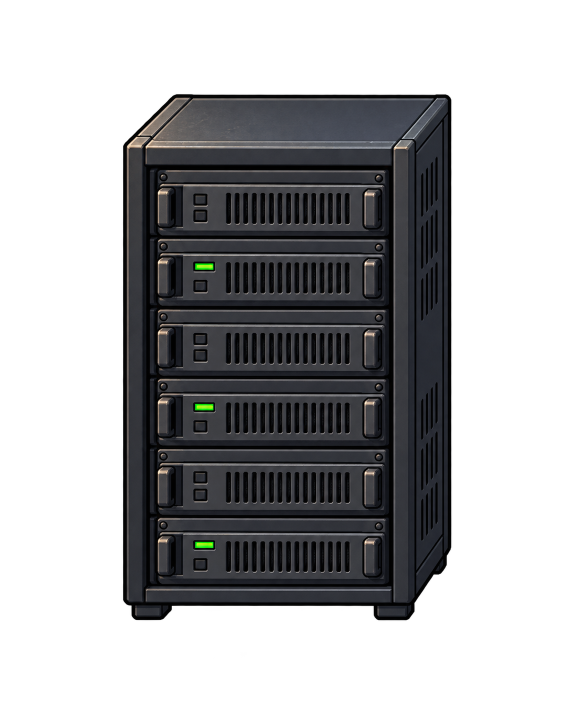
#> input picture assets/company-office-reference-v3/server/sources/server-rack-source.png, 1122 x 1402 px (shown at 1/2 size)
$ python normalize_server.py
#> lines starting #> are read from the running program, lines starting #| are printed output that depends on the picture
#!/usr/bin/env python3
"""Normalize AI-generated rack via transparent-margin crop and uniform scaling.

No geometry is drawn, no RGB repaint, no background keying, no rotation/mirror.
Only server assets and the one authorized runtime image are written.
"""
from pathlib import Path
from PIL import Image
import hashlib,json,os,math
ASSET=Path(__file__).resolve().parents[1]
ROOT=Path(__file__).resolve().parents[4]
SOURCE=ASSET/'sources/server-rack-source.png'
OUTPUT=ROOT/'frontend/company-office/reference-v3/media/server-rack.png'
CANVAS=(256,320)
MARGIN=(8,8)
TRIM_ALPHA=16

def atomic_json(path,data):
    temp=path.with_name(path.name+'.writing')
    temp.write_text(json.dumps(data,ensure_ascii=False,indent=2)+'\n',encoding='utf-8');os.replace(temp,path)

def stats(im):
    a=im.getchannel('A');hist=a.histogram();w,h=im.size
    border=list(a.crop((0,0,w,1)).get_flattened_data())+list(a.crop((0,h-1,w,h)).get_flattened_data())+list(a.crop((0,0,1,h)).get_flattened_data())+list(a.crop((w-1,0,w,h)).get_flattened_data())
    return {'size':list(im.size),'mode':im.mode,'alphaExtrema':list(a.getextrema()),'transparentPixels':hist[0],'transparentFraction':round(hist[0]/(w*h),6),'nearOpaque245Pixels':sum(hist[245:]),'partialAlphaPixels':sum(hist[1:255]),'opaque255Pixels':hist[255],'alphaBBox':list(a.getbbox()) if a.getbbox() else None,'solidBBoxAlpha16':list(a.point(lambda v:255 if v>=16 else 0).getbbox()),'cornersAlpha':[a.getpixel(pt) for pt in [(0,0),(w-1,0),(0,h-1),(w-1,h-1)]],'borderMaxAlpha':max(border)}

def green_components(im):
    # Read-only measurement of generated green pixels; never paints an LED.
    w,h=im.size
    points={(x,y) for y in range(h) for x in range(w) if (lambda p:p[3]>=128 and p[1]>=135 and p[1]>p[0]*1.4 and p[1]>p[2]*1.4)(im.getpixel((x,y)))}
    components=[]
    while points:
        seed=points.pop();stack=[seed];component=[seed]
        while stack:
            x,y=stack.pop()
            for pt in [(x-1,y),(x+1,y),(x,y-1),(x,y+1)]:
                if pt in points:points.remove(pt);stack.append(pt);component.append(pt)
        xs=[p[0] for p in component];ys=[p[1] for p in component];box=[min(xs),min(ys),max(xs)-min(xs)+1,max(ys)-min(ys)+1]
        components.append({'pixelCount':len(component),'rectPx':box,'centerPx':[box[0]+box[2]/2,box[1]+box[3]/2]})
    return sorted(components,key=lambda r:r['centerPx'][1])

raw=Image.open(SOURCE).convert('RGBA');assert raw.getchannel('A').getextrema()[0]==0
#> further down, raw is the input picture: PIL image 1122x1402 RGBA; mean R, G, B, A 19.8, 20.2, 21.7, 107.1
bbox=raw.getchannel('A').point(lambda v:255 if v>=TRIM_ALPHA else 0).getbbox();assert bbox
#> after `bbox = raw.getchannel('A').point(lambda v: 255 if v >= TRIM_ALPHA else`: bbox = (245, 188, 903, 1241)
crop=[max(0,bbox[0]-4),max(0,bbox[1]-4),min(raw.width,bbox[2]+4),min(raw.height,bbox[3]+4)]
#> crop = [241, 184, 907, 1245]
trimmed=raw.crop(tuple(crop));available=(CANVAS[0]-MARGIN[0]*2,CANVAS[1]-MARGIN[1]*2)
#> after `trimmed = raw.crop(tuple(crop))`:
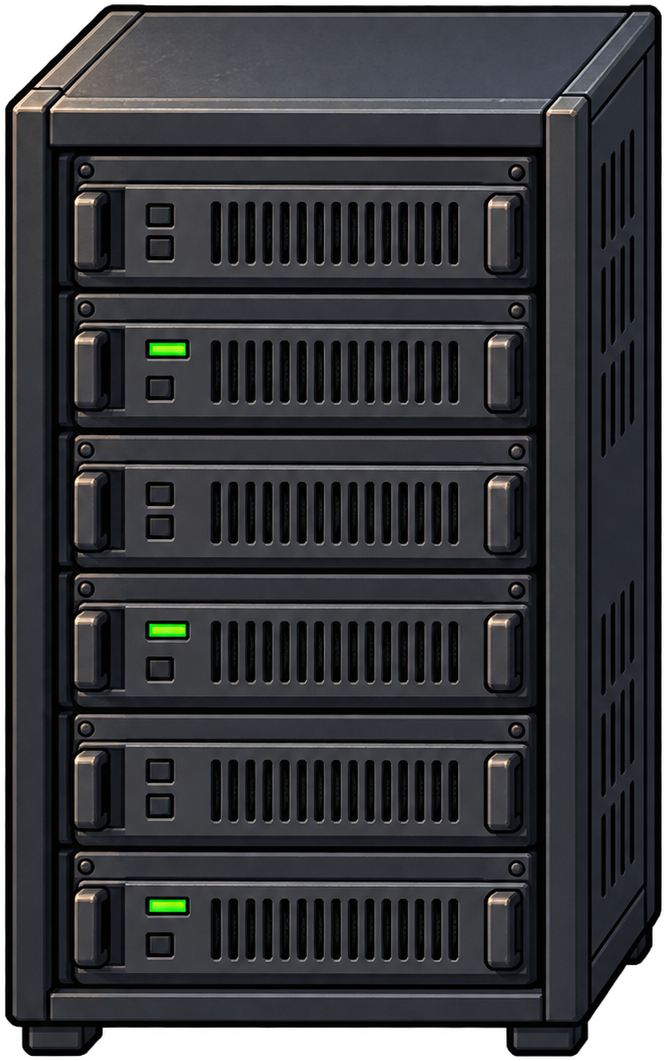
#> trimmed: PIL image 666x1061 RGBA; mean R, G, B, A 44.1, 45, 48.4, 238.4; transparent parts drawn white
factor=min(available[0]/trimmed.width,available[1]/trimmed.height)
#> factor = 0.287
size=(round(trimmed.width*factor),round(trimmed.height*factor))
#> size = (191, 304)
MAP_GRID_ALIGNMENT=(0,1)  # One-pixel canvas placement makes all three source LEDs survive 65x83 nearest sampling.
resized=trimmed.resize(size,Image.Resampling.NEAREST);offset=((CANVAS[0]-size[0])//2+MAP_GRID_ALIGNMENT[0],(CANVAS[1]-size[1])//2+MAP_GRID_ALIGNMENT[1])
#> after `resized = trimmed.resize(size, Image.Resampling.NEAREST)`:
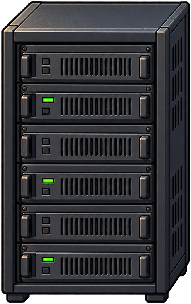
#> resized: PIL image 191x304 RGBA; mean R, G, B, A 43.8, 44.8, 48.2, 239.2; transparent parts drawn white
#> after `offset = ((CANVAS[0] - size[0]) // 2 + MAP_GRID_ALIGNMENT[0], (CANVAS[`: offset = (32, 9)
output=Image.new('RGBA',CANVAS,(0,0,0,0));output.paste(resized,offset)
#> after `output = Image.new('RGBA', CANVAS, (0, 0, 0, 0))`: output: PIL image 256x320 RGBA; every value is 0
#> after `output.paste(resized, offset)`:
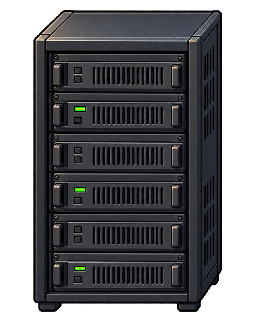
#> output: PIL image 256x320 RGBA; mean R, G, B, A 31.1, 31.7, 34.2, 169.5; transparent parts drawn white
OUTPUT.parent.mkdir(parents=True,exist_ok=True)
# If an unrelated image appeared while generation was underway, preserve it first.
if OUTPUT.exists() and OUTPUT.read_bytes()!=b'':
    current=Image.open(OUTPUT).convert('RGBA')
    if current.size!=CANVAS or current.tobytes()!=output.tobytes():
        backup=ASSET/'backup/server-rack-before-normalization.png'
        if not backup.exists():backup.write_bytes(OUTPUT.read_bytes())
output.save(OUTPUT);output.save(ASSET/'server-rack.png')
(ASSET/'qa').mkdir(exist_ok=True)
output.resize((768,960),Image.Resampling.NEAREST).save(ASSET/'qa/server-rack-3x.png')
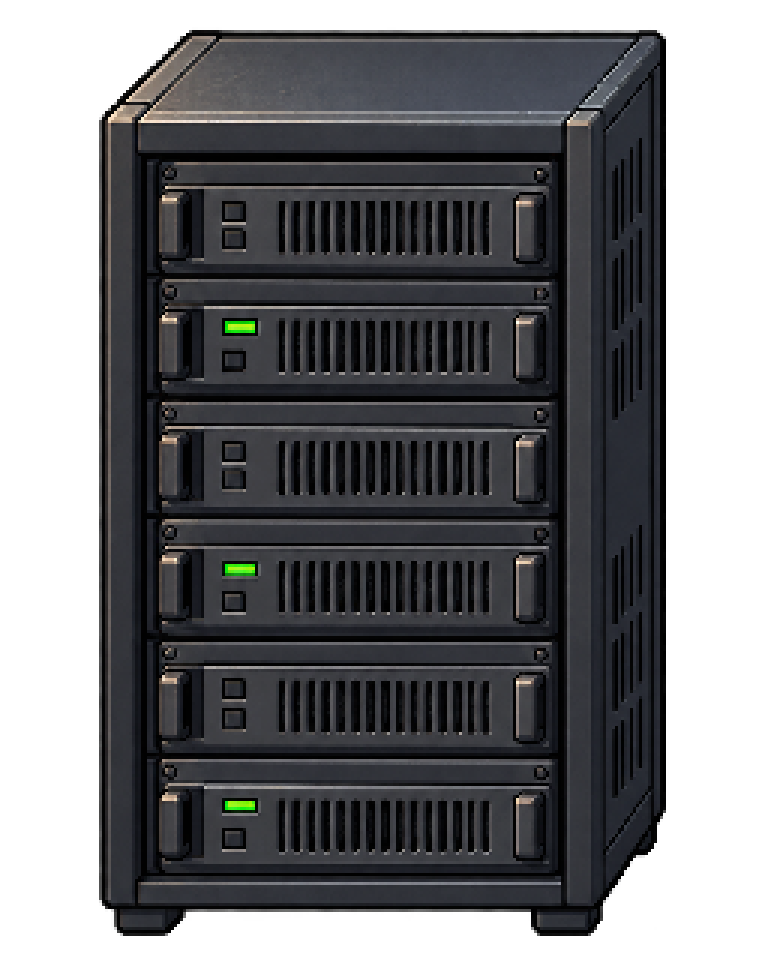
#> saved as server-rack-3x.png: PIL image 768x960 RGBA; mean R, G, B, A 31.1, 31.7, 34.2, 169.5; transparent parts drawn white
map_scale=output.resize((65,83),Image.Resampling.NEAREST)
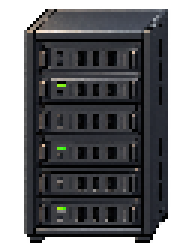
#> map_scale: PIL image 65x83 RGBA (shown 3 times larger); mean R, G, B, A 31.4, 32.1, 34.5, 168.7; transparent parts drawn white
map_scale.save(ASSET/'qa/server-rack-at-65x83.png');map_scale.resize((520,664),Image.Resampling.NEAREST).save(ASSET/'qa/server-rack-at-65x83-8x.png')
#> after `map_scale.save(ASSET / 'qa/server-rack-at-65x83.png')`:
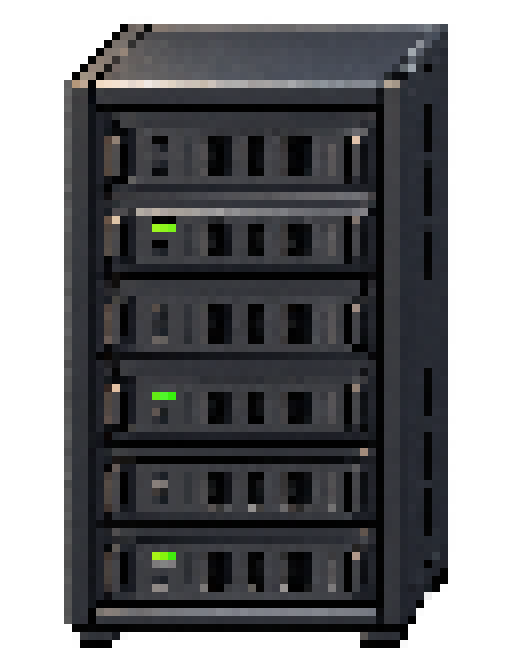
#> saved as server-rack-at-65x83-8x.png: PIL image 520x664 RGBA; mean R, G, B, A 31.4, 32.1, 34.5, 168.7; transparent parts drawn white
map_components=green_components(map_scale);assert len(map_components)==3, f'Three LEDs must remain visible at map scale: {map_components}'
#> in green_components, `points={(x,y) for y in range(h) for x in range(w) if (lambda p:p[3]>=1..`: points = 9 items
#> the loop in green_components, `while points:` made 3 passes
#> (xs, ys, box) on passes 1 to 2: ([19, 20, 21], [69, 69, 69], [19, 69, 3, 1]), ([19, 20, 21], [49, 49, 49], [19, 49, 3, 1])
#> (xs, ys, box) on pass 3: ([21, 20, 19], [28, 28, 28], [19, 28, 3, 1])
#> after the loop in green_components, `while points:`: components = 3 items; points = 0 items
#> after `map_components = green_components(map_scale)`: map_components = 3 items
components=green_components(output);assert len(components)==3,f'Expected 3 generated LED components; got {components}'
#> the loop in green_components (call 2), `while points:` made 3 passes
#> box on passes 1 to 3: [75, 107, 10, 4], [75, 188, 10, 4], [75, 267, 10, 3]
#> after `components = green_components(output)`: components = 3 items
leds=[]
for idx,comp in enumerate(components):
    x,y,w,h=comp['rectPx'];cx,cy=comp['centerPx']
    leds.append({'id':f'green-{idx+1}','tray':(idx+1)*2,**comp,'rectNormalized':[round(x/256,6),round(y/320,6),round(w/256,6),round(h/320,6)],'centerNormalized':[round(cx/256,6),round(cy/320,6)],'mapCenter65x83':[round(cx/256*65,4),round(cy/320*83,4)],'mapRect65x83':[round(x/256*65,4),round(y/320*83,4),round(w/256*65,4),round(h/320*83,4)]})
#> this loop made 3 passes
#> (y, h, cy) on passes 1 to 3: (107, 4, 109), (188, 4, 190), (267, 3, 268.5)
#> after the loop, leds = 3 items
final_stats=stats(output);source_stats=stats(raw)
#> in stats, `a = im.getchannel('A')`:
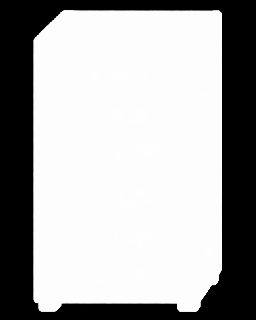
#> a: PIL image 256x320 L; min 0, max 255, mean 169.5
#> in stats, `hist = a.histogram()`: hist = 256 values, max 50312 at index 253, min 0 at index 7, mean 320
#> (the run stopped early here; a loop or call above may not have finished)
